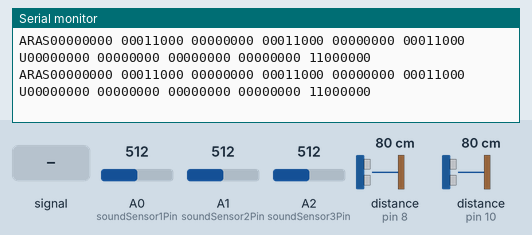
Simulated run of this sketch. Board: Arduino Uno, built with avr-gcc and run on an emulated ATmega328P. Shown: the last lines printed to the serial monitor. The inputs (shaded band) are chosen by the test bench; at power-on: distance to the obstacle (sensors on pin 8, pin 10) 80 cm, A0 (soundSensor1Pin) = 512, A1 (soundSensor2Pin) = 512, A2 (soundSensor3Pin) = 512. The echo pulse lasts 58.3 µs per cm.

Above: at 1.2 s.
1.3 s: A0 (soundSensor1Pin) fed a 200 Hz sine of ±81 counts around its level
At 2.1 s:
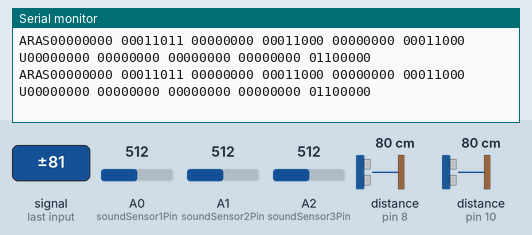
2.8 s: A1 (soundSensor2Pin) fed a 200 Hz sine of ±81 counts around its level
At 3.8 s:
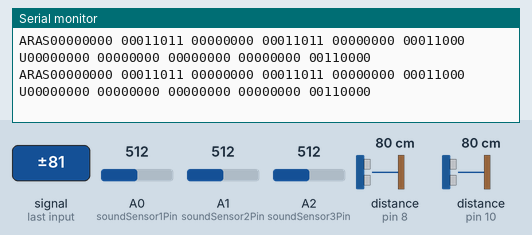
4.3 s: A2 (soundSensor3Pin) fed a 200 Hz sine of ±81 counts around its level
At 4.8 s:
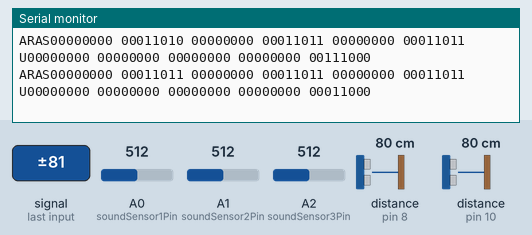
5.8 s: distance to the obstacle (sensor on pin 8) set to 2 cm
At 6.4 s:
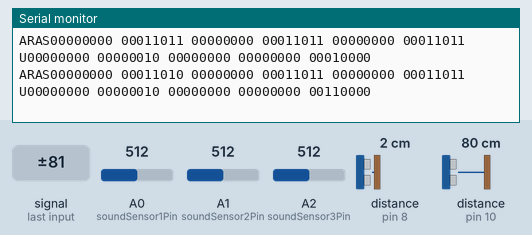
7.3 s: distance to the obstacle (sensor on pin 10) set to 2 cm
At 8.4 s:
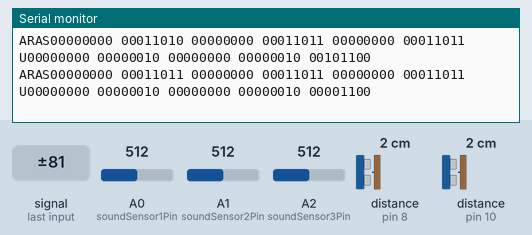
Timing chart, 0 to 9.8 s (numbered marks = the images above; inputs shaded):
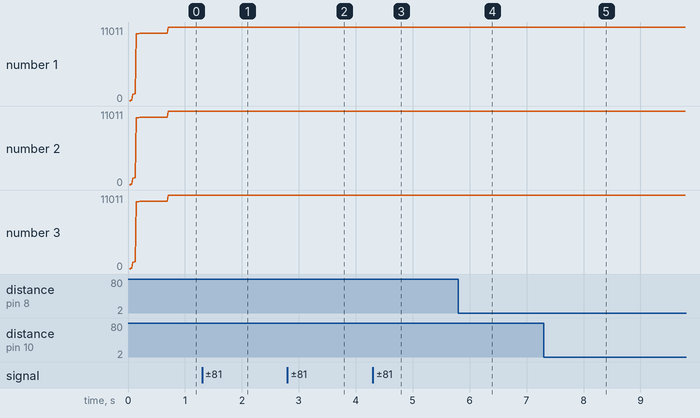

The sketch:

iot_arduino_packet-serial_check.ino
```cpp
#include <NewPing.h>

// 소리 센서 핀 및 설정
const int soundSensor1Pin = A0;
const int soundSensor2Pin = A1;
const int soundSensor3Pin = A2;

// 초음파 센서 핀 설정
const int triggerPin1 = 4;
const int echoPin1 = 8;
const int triggerPin2 = 9;
const int echoPin2 = 10;
const int maxDistance = 40; // 초음파 센서의 최대 거리(cm)

NewPing sonar1(triggerPin1, echoPin1, maxDistance);
NewPing sonar2(triggerPin2, echoPin2, maxDistance);

// 모터 핀 설정
//const int motorPin = 3;

// 오프셋 저장 변수
const float sound1_offset = 31.2495;
const float sound2_offset = 31.5667;
const float sound3_offset = 31.5102;

// 필터링된 값 저장 변수
float filtered_sound1 = 0;
float filtered_sound2 = 0;
float filtered_sound3 = 0;

// 상보 필터 상태 변수
float sound1_filter_state = 0;
float sound2_filter_state = 0;
float sound3_filter_state = 0;

unsigned long t_start = 0;

// 2차적 필터: 상보 필터 적용
float applyComplementaryFilter(int raw_value, float &filter_state)
{
    float A = 0.8182;
    float B = 0.0091;
    float C = 1;
    float D = 0;

    float x = filter_state;
    float y = C * x + D * raw_value;
    filter_state = A * x + B * raw_value;

    return y;
}

void setup()
{
    Serial.begin(115200);

    pinMode(soundSensor1Pin, INPUT);
    pinMode(soundSensor2Pin, INPUT);
    pinMode(soundSensor3Pin, INPUT);

    pinMode(triggerPin1, OUTPUT);
    pinMode(echoPin1, INPUT);
    pinMode(triggerPin2, OUTPUT);
    pinMode(echoPin2, INPUT);

    //pinMode(motorPin, INPUT);

    t_start = millis();
}

void loop()
{
    if (millis() - t_start >= 20)
    {
        t_start = millis();

        int raw_sound1 = analogRead(soundSensor1Pin) - sound1_offset;
        int raw_sound2 = analogRead(soundSensor2Pin) - sound2_offset;
        int raw_sound3 = analogRead(soundSensor3Pin) - sound3_offset;

        filtered_sound1 = applyComplementaryFilter(raw_sound1, sound1_filter_state);
        filtered_sound2 = applyComplementaryFilter(raw_sound2, sound2_filter_state);
        filtered_sound3 = applyComplementaryFilter(raw_sound3, sound3_filter_state);

        int distance1 = sonar1.ping_cm();
        int distance2 = sonar2.ping_cm();

        sendPacket(filtered_sound1, filtered_sound2, filtered_sound3, distance1, distance2);
    }
}

void sendPacket(float sound1, float sound2, float sound3, int distance1, int distance2)
{
    uint8_t checksum = 0;

    Serial.print('A');
    Serial.print('R');
    Serial.print('A');

    Serial.print('S');
    checksum += sendSensorData((uint16_t)sound1, checksum);
    checksum += sendSensorData((uint16_t)sound2, checksum);
    checksum += sendSensorData((uint16_t)sound3, checksum);

    Serial.print('U');
    checksum += sendSensorData((uint16_t)distance1, checksum);
    checksum += sendSensorData((uint16_t)distance2, checksum);

    checksum = calculateChecksum(checksum);
    printBinary(checksum);  // check sum 2진수로 출력

    Serial.print('\n');
}

// 센서 데이터를 2바이트로 변환하고 상위 1바이트와 하위 1바이트로 분할하여 전송하는 함수
uint8_t sendSensorData(uint16_t value, uint8_t &checksum)
{
    uint8_t upper_byte = (value >> 8) & 0xFF;
    uint8_t lower_byte = value & 0xFF;

    printBinary(upper_byte);  // 상위 바이트를 2진수로 출력
    printBinary(lower_byte);  // 하위 바이트를 2진수로 출력

    checksum += upper_byte;
    checksum += lower_byte;

    return checksum;
}

// check sum 계산
uint8_t calculateChecksum(uint8_t checksum)
{
    checksum = checksum & 0xFF;
    checksum = ~checksum + 1;

    return checksum;
}

// 8비트 2진수를 출력하는 함수 (0 패딩 포함)
void printBinary(uint8_t value)
{
    for (int i = 7; i >= 0; i--)
    {
        Serial.print((value >> i) & 1);
    }
    Serial.print(" ");
}
```

Measured:
- after the input at 1.3 s, the serial monitor: prints a new line after 0.05 s (image 1)
- after the input at 2.8 s, the serial monitor: prints a new line after 0.05 s (image 2)
- after the input at 4.3 s, the serial monitor: prints a new line after 0.05 s (image 3)
- after the input at 5.8 s, the serial monitor: prints a new line at once (image 4)
- after the input at 7.3 s, the serial monitor: prints a new line at once (image 5)
- plotted number 1: 11000 → 11011 after the input at 1.3 s
